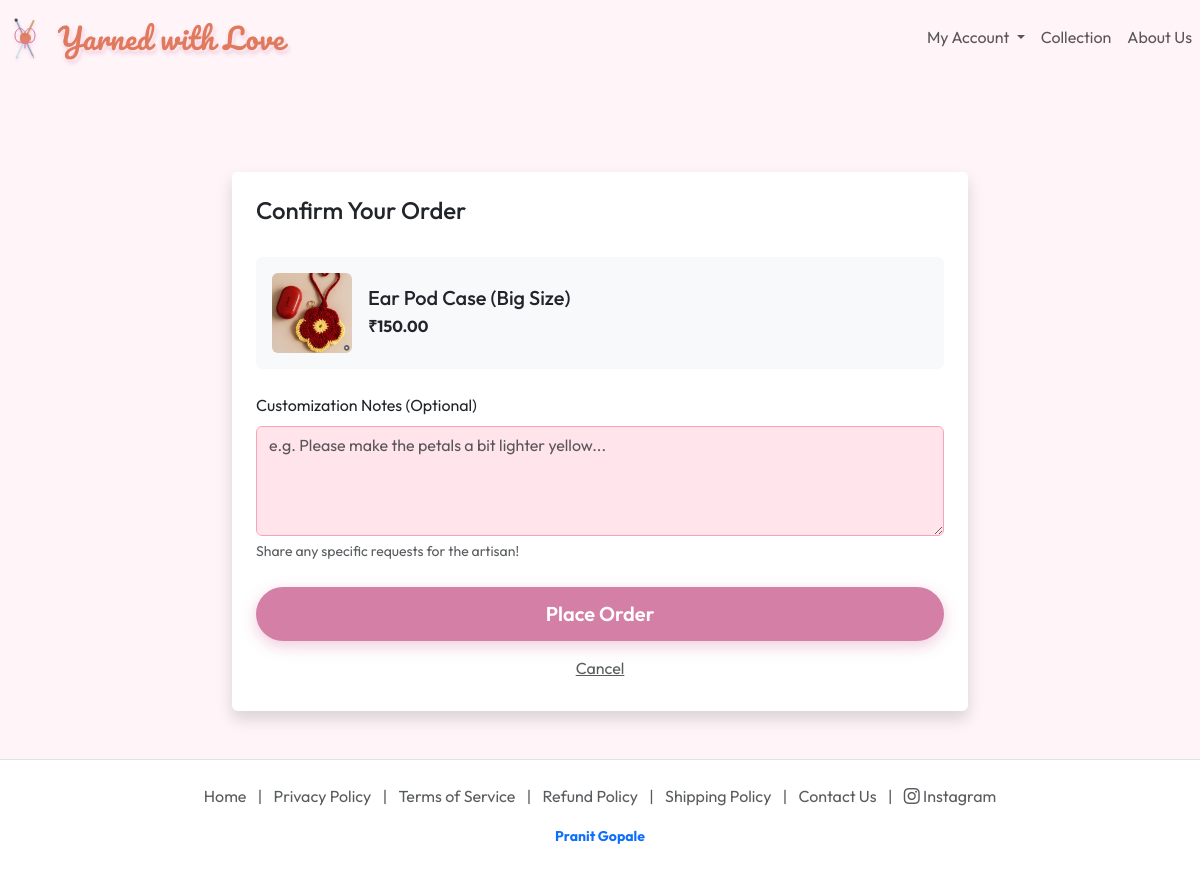
/order/create/28/ (signed in), run on the app's committed database.
### store/models.py (models this page shows, shortened)
class Product(models.Model):
    artisan = models.ForeignKey(settings.AUTH_USER_MODEL, on_delete=models.CASCADE, related_name='products')
    category = models.ForeignKey(Category, on_delete=models.SET_NULL, null=True, blank=True)
    name = models.CharField(max_length=200)
    description = models.TextField()
    price = models.DecimalField(max_digits=10, decimal_places=2, validators=[MinValueValidator(0.01)])
    mrp = models.DecimalField(max_digits=10, decimal_places=2, null=True, blank=True, help_text="Maximum Retail Price (for discount display)")
    image = models.ImageField(upload_to='products/', blank=True, null=True)
    color_name = models.CharField(max_length=50, blank=True, null=True, help_text="e.g. Red, Blue, Pastel Pink")
    variant_group = models.UUIDField(default=uuid.uuid4, editable=False, help_text="Products sharing this ID are variants of the same item")
    short_description = models.TextField(blank=True, help_text="Short intro for the product page")
    key_features = models.TextField(blank=True, help_text="Enter each feature on a new line")
    care_instructions = models.TextField(blank=True, help_text="Enter each instruction on a new line")
    specifications = models.TextField(blank=True, help_text="Comma-separated specs (e.g. 'Size: Small, Material: Cotton')")
    is_returnable = models.BooleanField(default=False, help_text="Is this item eligible for return?")
    estimated_days_to_complete = models.PositiveIntegerField(default=7, validators=[MinValueValidator(1)], help_text="Estimated days to make this item")
    is_active = models.BooleanField(default=True, help_text="Uncheck to hide this product")
    created_at = models.DateTimeField(auto_now_add=True)
    updated_at = models.DateTimeField(auto_now=True)
    class Meta:
        ordering = ['-created_at']
        indexes = [
            models.Index(fields=['artisan', '-created_at']),
            models.Index(fields=['category', '-created_at']),
            models.Index(fields=['is_active']),
            models.Index(fields=['variant_group']),
        ]

### store/views.py (the view, shortened to what this page needs)
# urls.py: path('order/create/<int:pk>/', views.create_order, name='create_order'),
@login_required
@require_http_methods(["GET", "POST"])
def create_order(request, pk):
    product = get_object_or_404(Product, pk=pk, is_active=True)
    return render(request, 'store/create_order.html', {'product': product})

### users/context_processors.py (called while the page is built)
def artisan_global_data(request):
    if request.user.is_authenticated and request.user.is_artisan:
        return {
            'my_products': Product.objects.filter(artisan=request.user)
        }
    return {}

### templates/store/create_order.html (shortened to what this page needs)
{% extends 'base.html' %}
{% block content %}
<div class="container py-5">
    <div class="row justify-content-center mt-5">
        <div class="col-md-8">
            <div class="card shadow border-0">
                <div class="card-header bg-white border-bottom-0 pt-4 px-4">
                    <h4 class="mb-0 display-text">Confirm Your Order</h4>
                </div>
                <div class="card-body p-4">
                    <div class="d-flex align-items-center mb-4 p-3 bg-light rounded">
                        {% if product.image %}
                        <img src="{{ product.image.url }}" alt="{{ product.name }}" class="rounded me-3"
                            style="width: 80px; height: 80px; object-fit: cover;">
                        {% endif %}
                        <div>
                            <h5 class="mb-1">{{ product.name }}</h5>
                            <p class="text-primary-custom fw-bold mb-0">₹{{ product.price }}</p>
                        </div>
                    </div>
                    <form method="post">
                        <div class="mb-4">
                            <label for="customization_notes" class="form-label">Customization Notes (Optional)</label>
                            <textarea class="form-control" id="customization_notes" name="customization_notes" rows="4"
                                placeholder="e.g. Please make the petals a bit lighter yellow..."></textarea>
                            <div class="form-text">Share any specific requests for the artisan!</div>
                        </div>
                        <div class="d-grid gap-2">
                            <button type="submit" class="btn btn-main btn-lg">Place Order</button>
                            <a href="{% url 'product_detail' product.pk %}" class="btn btn-link text-muted">Cancel</a>
                        </div>
                    </form>
                </div>
            </div>
        </div>
    </div>
</div>
{% endblock %}

### static/css/style.css (style rules this page uses)
:root { --primary-color: #d47fa6; --secondary-color: #ff9eb7; --accent-color: #eebbce; --bg-light: #fff5f9; --text-dark: #2c1810; --white: #ffffff; --shadow: 0 10px 30px rgba(212, 127, 166, 0.15); }
body { font-family: 'Outfit', sans-serif; color: var(--text-dark); background-color: var(--bg-light); margin: 0; line-height: 1.6; }
a { text-decoration: none; color: inherit; transition: 0.3s; }
.btn-main { background: var(--primary-color); color: white; padding: 12px 35px; border-radius: 50px; font-weight: 600; box-shadow: 0 5px 15px rgba(212, 127, 166, 0.4); border: none; }
.form-control { background-color: #ffe4ec !important; border: 1px solid var(--secondary-color); color: var(--text-dark); }

### data on the page
Product: image (picture), name "Ear Pod Case (Big Size)", price "150.00"
